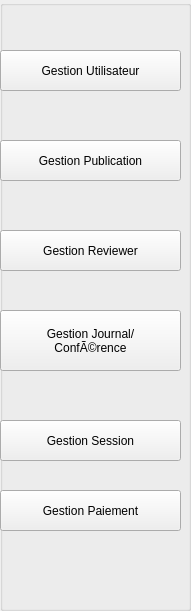
    <widget class="QGroupBox" name="groupBox">
     <property name="geometry">
      <rect>
       <x>10</x>
       <y>100</y>
       <width>191</width>
       <height>611</height>
      </rect>
     </property>
     <property name="styleSheet">
      <string notr="true">background-color: #D8E2E9;
QPushButton {
    /* La couleur de fond (bleu pro) */
    background-color: #2c3e50; 
    
    /* La couleur du texte */
    color: white;
    
    /* L'ARRONDI : plus le chiffre est grand, plus c'est rond */
    border-radius: 15px;
    
    /* Une bordure fine pour dÃ©finir la forme */
    border: 1px solid #34495e;
    
    /* Espacement interne pour que le texte ne touche pas les bords */
    padding: 5px 15px;
}

/* Effet au survol de la souris */
QPushButton:hover {
    background-color: #34495e;
}</string>
     </property>
     <property name="title">
      <string/>
     </property>
     <widget class="QPushButton" name="GestionUtilisateurs">
      <property name="geometry">
       <rect>
        <x>0</x>
        <y>50</y>
        <width>181</width>
        <height>41</height>
       </rect>
      </property>
      <property name="styleSheet">
       <string notr="true">background-color: rgb(0, 36, 168);
QPushButton {
    text-align: left;
    padding-left: 20px;
    border-radius: 0px;
}
</string>
      </property>
      <property name="text">
       <string>Gestion Utilisateur</string>
      </property>
     </widget>
     <widget class="QPushButton" name="GestionPublications">
      <property name="geometry">
       <rect>
        <x>0</x>
        <y>140</y>
        <width>181</width>
        <height>41</height>
       </rect>
      </property>
      <property name="styleSheet">
       <string notr="true">background-color: rgb(0, 36, 168);
QPushButton {
    text-align: left;
    padding-left: 20px;
    border-radius: 0px;
}
</string>
      </property>
      <property name="text">
       <string>Gestion Publication</string>
      </property>
     </widget>
     <widget class="QPushButton" name="GestionReviewer">
      <property name="geometry">
       <rect>
        <x>0</x>
        <y>230</y>
        <width>181</width>
        <height>41</height>
       </rect>
      </property>
      <property name="styleSheet">
       <string notr="true">background-color: rgb(0, 36, 168);
QPushButton {
    text-align: left;
    padding-left: 20px;
    border-radius: 0px;
}
</string>
      </property>
      <property name="text">
       <string>Gestion Reviewer</string>
      </property>
     </widget>
     <widget class="QPushButton" name="GestionJournalconference">
      <property name="geometry">
       <rect>
        <x>0</x>
        <y>310</y>
        <width>181</width>
        <height>61</height>
       </rect>
      </property>
      <property name="styleSheet">
       <string notr="true">background-color: rgb(0, 36, 168);
QPushButton {
    text-align: left;
    padding-left: 20px;
    border-radius: 0px;
}
</string>
      </property>
      <property name="text">
       <string>Gestion Journal/
ConfÃ©rence</string>
      </property>
     </widget>
     <widget class="QPushButton" name="GestionSession">
      <property name="geometry">
       <rect>
        <x>0</x>
        <y>420</y>
        <width>181</width>
        <height>41</height>
       </rect>
      </property>
      <property name="styleSheet">
       <string notr="true">background-color: rgb(0, 36, 168);
QPushButton {
    text-align: left;
    padding-left: 20px;
    border-radius: 0px;
}
</string>
      </property>
      <property name="text">
       <string>Gestion Session</string>
      </property>
     </widget>
     <widget class="QPushButton" name="GestionSession_2">
      <property name="geometry">
       <rect>
        <x>0</x>
        <y>490</y>
        <width>181</width>
        <height>41</height>
       </rect>
      </property>
      <property name="styleSheet">
       <string notr="true">background-color: rgb(0, 36, 168);
QPushButton {
    text-align: left;
    padding-left: 20px;
    border-radius: 0px;
}
</string>
      </property>
      <property name="text">
       <string>Gestion Paiement</string>
      </property>
     </widget>
    </widget>
